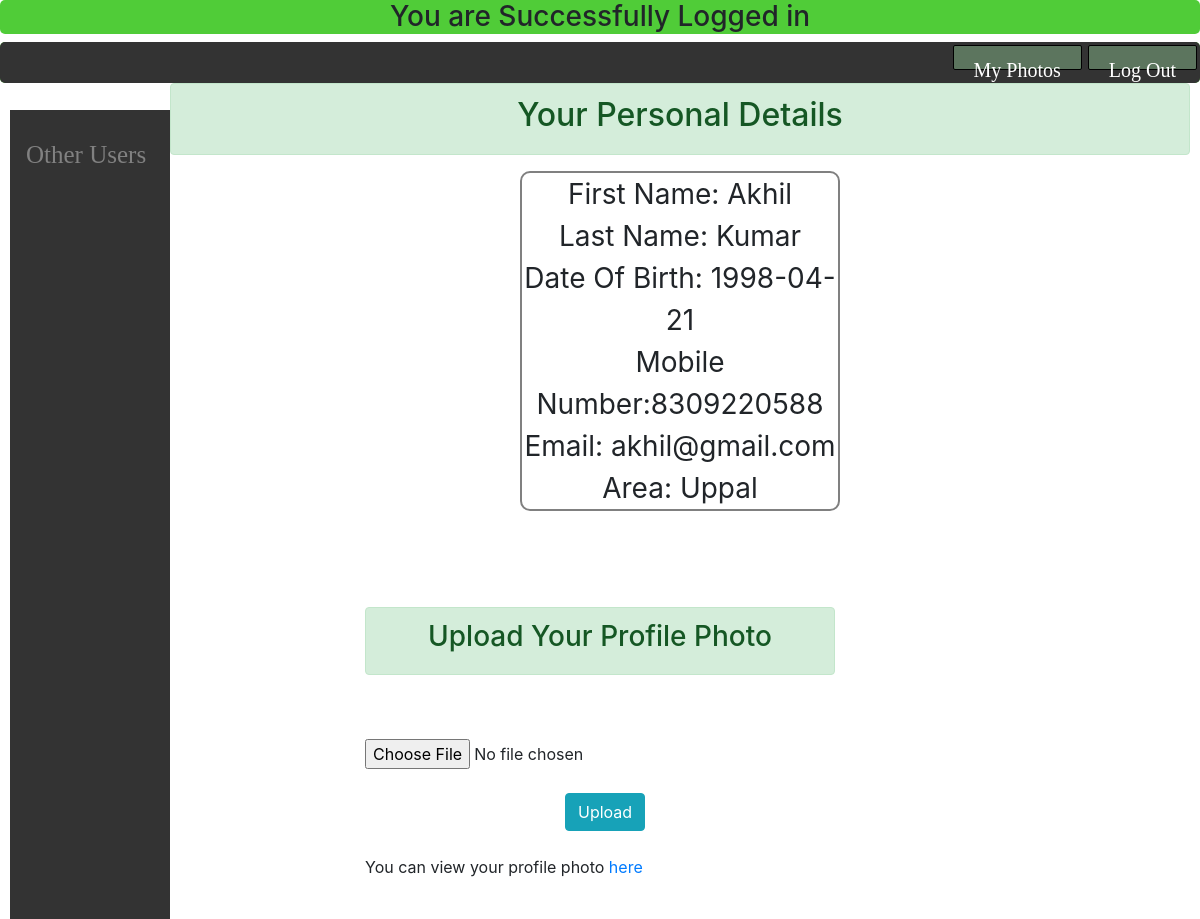
The app's page /userspage.php (signed in) with its own data.
### tables this page shows
CREATE TABLE `reg2` (
  `id` int(5) NOT NULL,
  `firstname` varchar(20) NOT NULL,
  `lastname` varchar(20) NOT NULL,
  `dob` date NOT NULL,
  `MOBILE` bigint(10) NOT NULL,
  `EMAIL` varchar(30) NOT NULL,
  `CON` varchar(20) NOT NULL,
  `DIS` varchar(20) NOT NULL,
  `CIT` varchar(20) NOT NULL,
  `AGE` int(5) NOT NULL,
  `password` varchar(20) NOT NULL
);

### userspage.php (the view, shortened to what this page needs)
<?php
require 'connect.inc.php';
?>
<!DOCTYPE html>
<html>
<head>
<link href="https://stackpath.bootstrapcdn.com/bootstrap/4.3.1/css/bootstrap.min.css" rel="stylesheet">
<link rel="stylesheet" href="https://cdnjs.cloudflare.com/ajax/libs/font-awesome/4.7.0/css/font-awesome.min.css">
<link rel="stylesheet" type="text/css" href="stylee.css">
<link rel="stylesheet" href="https://maxcdn.bootstrapcdn.com/bootstrap/4.1.0/css/bootstrap.min.css">
</head>
<body>
    <div id="heading">
    	<h3 align="center">You are Successfully Logged in</h3>
    </div>
 <div class="index">
<center>
<ul>
  <li style="float:right;"> <a href="index.php">Log Out</a></li>
<li style="float:right;"> <a href="photo.php">My Photos</a></li>
</ul>
</div>
<div class="sidenav">
  <a href="others.php">Other Users</a>
</div>
<div class="main">
	<div class="alert alert-success" align="center"><h2>Your Personal Details</h2></div>
  <?php
	if($_SESSION['id'])
	{
	  $id=$_SESSION['id'];
	  if(!empty($id))
	  {
		 $sql = "SELECT * FROM reg2 where id='$id'";
		 $records = mysqli_query($conn,$sql);
			  while($row = mysqli_fetch_array($records))
			  {
						echo '<div class="Lead emailform" align="center">';
						echo "First Name: ".$row['firstname']."<br>";
						echo "Last Name: ".$row['lastname']."<br>";
						echo "Date Of Birth: ".$row['dob']."<br>";
						echo "Mobile Number:".$row['MOBILE']."<br>";
						echo "Email: ".$row['EMAIL']."<br>";
						echo "Area: ".$row['CIT']."<br>";
						echo "</div>";
			   }
	  }
	}?>
</div>
<br><br><br><br>
<div class="container" style="width:500px;">
                <div class="alert alert-success" align="center"><h3>Upload Your Profile Photo</h3></div>
                <br />
				 <br />
                <form method="post" enctype="multipart/form-data">
                     <input type="file" name="image" id="image" accept="image/*"/>
                     <br />
					 <br>
                     <input type="submit" name="insert" id="insert" value="Upload" class="btn btn-info upload" />
                </form>
				<br>
				<p class="Lead">You can view your profile photo <a href="photo.php">here</a> </p>
                <br />
 </div>
</body>
</html>

### stylee.css (style rules this page uses)
* { margin: 0; padding: 0; }
body { margin: 0; padding: 0; line-height: 1.5em; font-family: Verdana, Arial, san-serif; font-size: 11px; color: #ffffff; background-image: url("book4.png"); width:100%; height:100%; background-repeat: no-repeat; }
ul li a { background-color:#5c755e; text-decoration:none; color:white; font-size:20px; height:25px; margin:3px; padding:5px; border:1px solid black; border-radius:2px; }

### userspage.php (style rules this page uses)
#heading { background-color: rgba(80, 204, 56, 1); margin:0px; height:150; border-radius:5px; }
.index { background-color: rgba(80, 204, 56, 1); margin:0; width: auto; border-radius:5px; }
.index ul { margin:0px; position: relative; list-style-type:none; z-index: 597; border-radius:5px; }
.index ul li { display: inline-block; float: none; min-height: 1px; vertical-align: middle; }
.index a { display: bloc; line-height: 1em; text-decoration: none; }
.index ul li a { display:inline-block; line-height: 2; background-color:#ooo; font-family:Art Nouveau; padding: .2em 1em; text-decoration:none; color:#fff; }
ul { list-style-type: none; margin: 0; padding: 0; overflow: hidden; background-color: #333; position: sticky; top: 0; }
li { float: left; }
li a { display: block; color: white; text-align: center; padding: 14px 16px; text-decoration: none; }
.sidenav { height: 100%; width: 160px; position: fixed; z-index: 1; top: 110px; left: 10px; background-color: #333; overflow-x: hidden; padding-top: 20px; font-family:Art Nouveau; color: white; }
.sidenav a { padding: 6px 8px 6px 16px; text-decoration: none; font-size: 25px; color: #818181; display: block; }
.main { margin-left: 160px; font-size: 28px; padding: 0px 10px; }
.upload { margin-left:200px; }
.emailform { border:2px solid grey; border-radius:10px; margin-top:10px; margin-left:350px; margin-right:350px; }

### records on screen
reg2: firstname "Akhil", lastname "Kumar", dob "1998-04-21", MOBILE "8309220588", EMAIL "akhil@gmail.com", CIT "Uppal"
